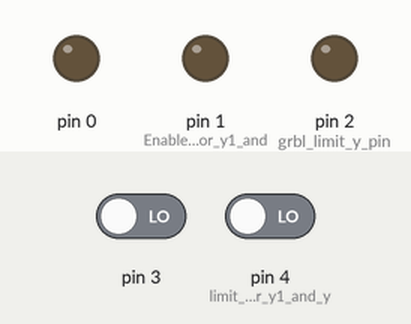
Simulated run of this sketch. Board: Arduino Uno, built with avr-gcc and run on an emulated ATmega328P. Parts: output pins drawn as LEDs (lit = HIGH). Inputs (shaded band) come from the test bench; at power-on: pin 3 LOW, pin 4 (limit_inputs_for_y1_and_y) LOW.

Above: at 1.2 s.
1.3 s: pin 3 driven HIGH
At 2.7 s:
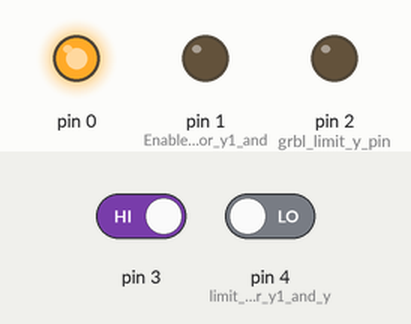
3.1 s: pin 4 (limit_inputs_for_y1_and_y) driven HIGH
At 4.1 s:
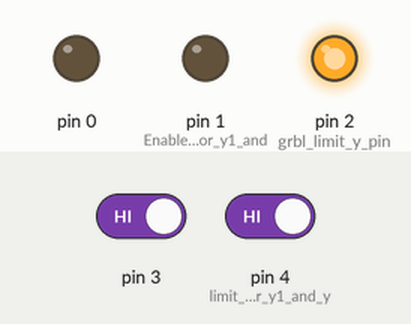
6.1 s: pin 3 driven LOW
At 8.6 s:
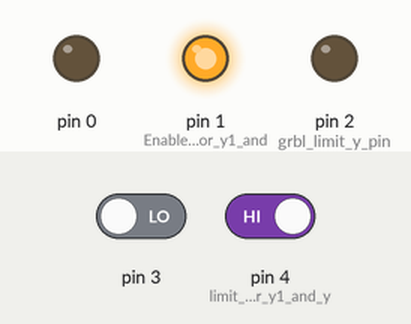
Timing chart, 0 to 10.1 s (numbered marks = the images above; inputs shaded):
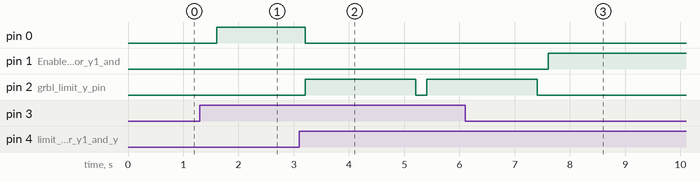

The sketch:

CNC_Y_CALLIBRATION.ino
```cpp
/*
   Pin 1 -- reset
   Pin 2 --  D3
   Pin 3 --  D4
   Pin 4 -- gnd
   pin 5 -- D0
   pin 6 -- D1
   pin 7 -- D2
   pin 8 -- 5V
*/

/*
    D3, D4 -- LIMITS Y1, Y2 -- EXTERNAL PULL UPS
    D0, D1 -- ENABLE Y1, Y2 -- EXTERNAL PULL DOWNS
    D2     -- LIMIT Y PIN TO GRBL EXTERNAL PULL UP
*/

void setup()
{
  pinMode(3, INPUT);  pinMode(4, INPUT);  // limit inputs for y1 and y2
  pinMode(0, OUTPUT);  pinMode(1, OUTPUT); //Enable outputs for y1 and y2
  pinMode(2, OUTPUT); // grbl limit y pin

}

void loop()
{
  int count = 0;
  byte state_3 = digitalRead(3);
  while (count < 20)
  {
    if (digitalRead(3) == state_3)
    {
      count++;
    }
    else
    {
      count--;
      if (count < -20)
      {
        break;
      }
    }
    delay(5);
  }
  if (count < 20)
  {
    return;
  }

  count = 0;
  byte state_4 = digitalRead(4);
  while (count < 20)
  {
    if (digitalRead(4) == state_4)
    {
      count++;
    }
    else
    {
      count--;
      if (count < -20)
      {
        break;
      }
    }
    delay(5);
  }
  if (count < 20)
  {
    return;
  }


  if (state_3 == 1 && state_4 == 0)
  {
    digitalWrite(0, 1); // enable 1 high
    digitalWrite(1, 0);  // enable 2 low
    digitalWrite(2, 0); // grbl y low
  }

  if (state_3 == 0 && state_4 == 1) {
    digitalWrite(1, 1); // enable 2 high
    digitalWrite(0, 0); // enable 1 low
    digitalWrite(2, 0); // grbl y low
  }

  if (state_3 == 1 && state_4 == 1)
  {
    digitalWrite(0, 0);  digitalWrite(1, 0);  // both enables low
    digitalWrite(2, 1); // grbl y high
    delay(2000); // delay to give timw for debounce

  }


  digitalWrite(2, 0); // keeps grbl y low in idle state

}
```

Measured:
- after the input at 1.3 s, pin 0: LOW → HIGH after 0.30 s
- after the input at 3.1 s, pin 0: HIGH → LOW after 0.11 s; pin 2 (grbl_limit_y_pin): LOW → HIGH after 0.11 s, → LOW 2.0 s later, → HIGH 0.20 s later
- after the input at 6.1 s, pin 1 (Enable_outputs_for_y1_and): LOW → HIGH after 1.5 s; pin 2 (grbl_limit_y_pin): goes on until 7.4 s, then stays LOW
